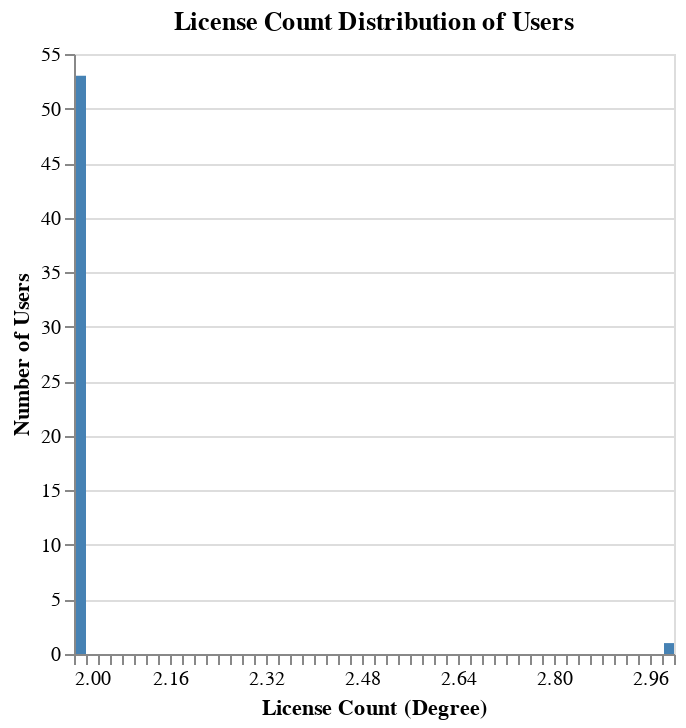

The code cell stored with this chart in its notebook:
### Code cell
import pandas as pd
import altair as alt

# Load the licenses dataset (local file path)
licenses_url = "licenses_fall.csv"
licenses = pd.read_csv(licenses_url)

# Inspect the first few rows to understand the structure of the dataset
licenses.head()

# 1. Degree Distribution Plot (Static Plot)
# Group by user (first name + last name) and count licenses per user
degree_count = licenses.groupby(['First Name', 'Last Name']).size().reset_index(name='license_count')

# Filter out users with less than a threshold number of licenses (e.g., keep only users with more than 1 license)
degree_count_filtered = degree_count[degree_count['license_count'] > 1]

# Create the plot
plot1 = alt.Chart(degree_count_filtered).mark_bar().encode(
    x=alt.X('license_count', bin=alt.Bin(maxbins=50), title='License Count (Degree)'),
    y=alt.Y('count()', title='Number of Users'),
    color=alt.value("steelblue")
).properties(
    title='License Count Distribution of Users'
)

# Display plot1
plot1

### Figure 1 — Vega-Lite specification as saved in the notebook (floating-point values rounded to 4 significant figures)
{"config": {"view": {"continuousWidth": 300, "continuousHeight": 300}}, "data": {"name": "data-dec8e498150c1f17c0b609df8e9a58c1"}, "mark": {"type": "bar"}, "encoding": {"color": {"value": "steelblue"}, "x": {"bin": {"maxbins": 50}, "field": "license_count", "title": "License Count (Degree)", "type": "quantitative"}, "y": {"aggregate": "count", "title": "Number of Users", "type": "quantitative"}}, "title": "License Count Distribution of Users", "$schema": "https://vega.github.io/schema/vega-lite/v5.20.1.json", "datasets": {"data-dec8e498150c1f17c0b609df8e9a58c1": [{"First Name": "AARON", "Last Name": "SMITH", "license_count": 2}, {"First Name": "ADDISON", "Last Name": "LENTZ", "license_count": 2}, {"First Name": "ALISSA M", "Last Name": "HICKS-WADDELL", "license_count": 2}, {"First Name": "ANGEL M", "Last Name": "REYES", "license_count": 2}, {"First Name": "ARTHUR G", "Last Name": "DONALDSON", "license_count": 2}, {"First Name": "BASIL", "Last Name": "FITZPATRICK JR", "license_count": 2}, {"First Name": "BEATRICE R", "Last Name": "SCOTT", "license_count": 2}, {"First Name": "CARLOS", "Last Name": "SALAZAR", "license_count": 2}, {"First Name": "CHARLES", "Last Name": "SCOTT", "license_count": 2}, {"First Name": "CHARLOTTE", "Last Name": "BURRIS", "license_count": 2}, {"First Name": "CHRISTOPHER", "Last Name": "PRICE", "license_count": 2}, {"First Name": "CLARENCE L", "Last Name": "PURHAM", "license_count": 2}, {"First Name": "DALE", "Last Name": "GILL", "license_count": 2}, {"First Name": "DANNY R", "Last Name": "HOOK", "license_count": 2}, {"First Name": "DENNIS", "Last Name": "WILLIAMS", "license_count": 2}, {"First Name": "DENNIS C", "Last Name": "BALLENGER", "license_count": 2}, {"First Name": "DEVON", "Last Name": "CURTIS", "license_count": 2}, {"First Name": "IRIS", "Last Name": "WHITEHEAD", "license_count": 2}, {"First Name": "JACQUELINE", "Last Name": "RODRIGUEZ", "license_count": 2}, {"First Name": "JAMES", "Last Name": "MARTIN", "license_count": 2}, {"First Name": "JAMES", "Last Name": "MURPHY", "license_count": 2}, {"First Name": "JAMES", "Last Name": "WHITE", "license_count": 2}, {"First Name": "JAMES M", "Last Name": "HOBSON", "license_count": 2}, {"First Name": "JENNIFER", "Last Name": "GONZALEZ", "license_count": 2}, {"First Name": "JOHN", "Last Name": "MITCHELL", "license_count": 2}, {"First Name": "JOSE", "Last Name": "RAMIREZ", "license_count": 2}, {"First Name": "JOSEPH", "Last Name": "STEINBERGER", "license_count": 2}, {"First Name": "JOYCE E", "Last Name": "HARRIS", "license_count": 2}, {"First Name": "JUAN", "Last Name": "CAMPBELL", "license_count": 2}, {"First Name": "JUNG", "Last Name": "KIM", "license_count": 2}, {"First Name": "KEITH", "Last Name": "JONES", "license_count": 3}, {"First Name": "KRZYSZTOF", "Last Name": "KORNAS", "license_count": 2}, {"First Name": "LEROY", "Last Name": "JOHNSON", "license_count": 2}, {"First Name": "MARIA", "Last Name": "MORALES", "license_count": 2}, {"First Name": "MICHAEL", "Last Name": "JOHNSON", "license_count": 2}, {"First Name": "MICHAEL", "Last Name": "SMITH", "license_count": 2}, {"First Name": "MICHAEL", "Last Name": "SULLIVAN", "license_count": 2}, {"First Name": "MICHAEL", "Last Name": "WILLIAMS", "license_count": 2}, {"First Name": "NGOC", "Last Name": "TRUONG", "license_count": 2}, {"First Name": "NICOLE", "Last Name": "RICHARDSON", "license_count": 2}, {"First Name": "NORBERT", "Last Name": "STASZAK", "license_count": 2}, {"First Name": "OMAR", "Last Name": "SALAMEN", "license_count": 2}, {"First Name": "PATRICIA ANN", "Last Name": "MILLER", "license_count": 2}, {"First Name": "RONALD LOUIS", "Last Name": "SAKAGUCHI ", "license_count": 2}, {"First Name": "SAMUEL", "Last Name": "WILLIAMS", "license_count": 2}, {"First Name": "TAN VAN", "Last Name": "HUYNH", "license_count": 2}, {"First Name": "TODD", "Last Name": "SMITH", "license_count": 2}, {"First Name": "TYRONE", "Last Name": "WATSON", "license_count": 2}, {"First Name": "URSULA", "Last Name": "MCGUCKIN", "license_count": 2}, {"First Name": "WENDY", "Last Name": "ESPINOSA", "license_count": 2}, {"First Name": "WILLIAM", "Last Name": "HARRIS", "license_count": 2}, {"First Name": "WILLIAM", "Last Name": "MOORE", "license_count": 2}, {"First Name": "WILLIE", "Last Name": "GRIFFIN", "license_count": 2}, {"First Name": "XUAN", "Last Name": "NGUYEN", "license_count": 2}]}}
